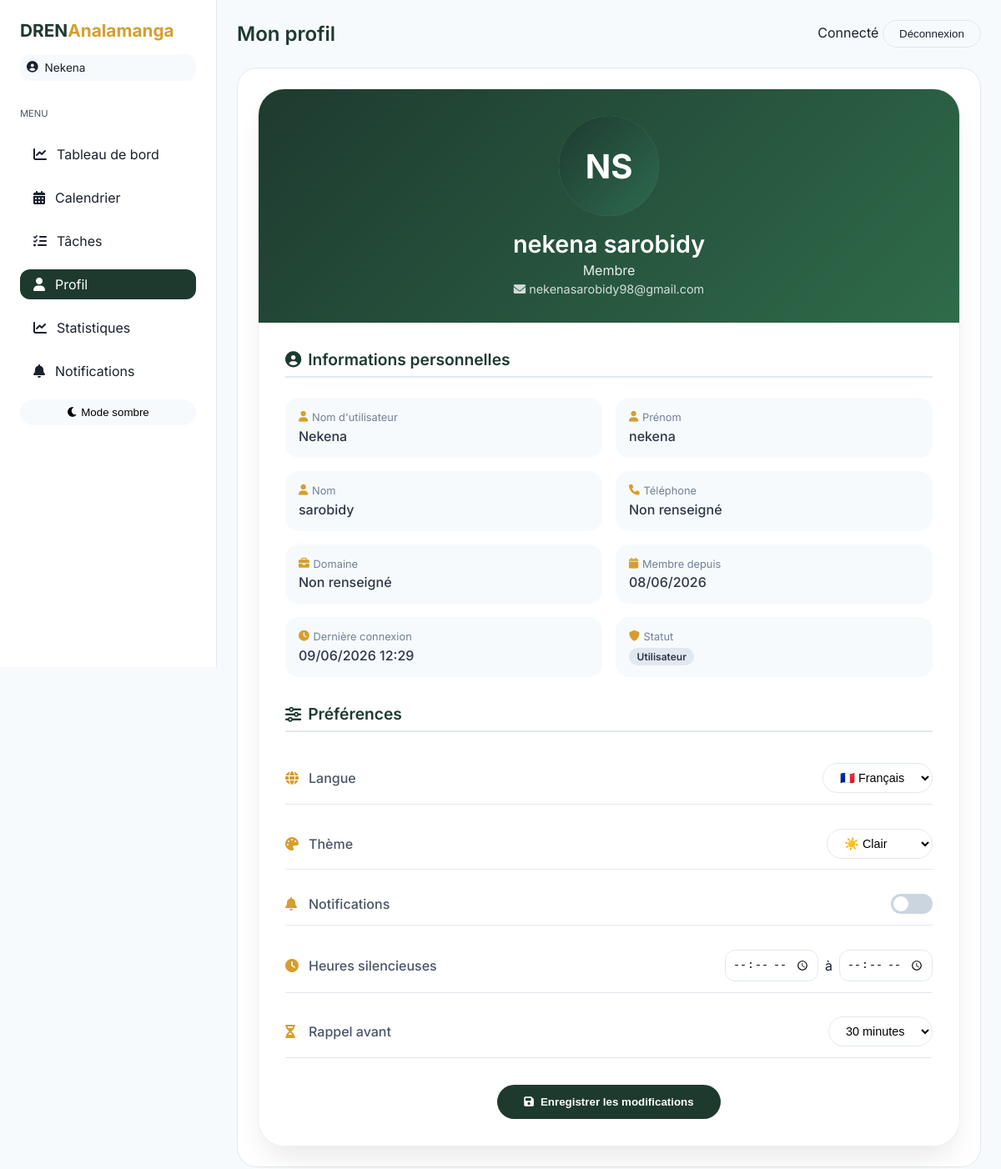
Screenshot of /profil-pro/ (signed in) with the database file from the repository.
### agenda/models.py (models this page shows, shortened)
class Utilisateur(AbstractUser):
    photo = models.ImageField(upload_to='profils/', null=True, blank=True)
    telephone = models.CharField(max_length=20, blank=True)
    domaine = models.CharField(max_length=100, blank=True, help_text="Domaine d'activité")
    date_inscription = models.DateTimeField(auto_now_add=True)
    derniere_connexion = models.DateTimeField(null=True, blank=True)
    notification_email = models.BooleanField(default=True)
    langue = models.CharField(max_length=10, choices=[('fr', 'Français'), ('en', 'Anglais')], default='fr')
    theme = models.CharField(max_length=10, choices=[('clair', 'Clair'), ('sombre', 'Sombre')], default='clair')
    date_dernier_changement_mdp = models.DateTimeField(null=True, blank=True)
    class Meta:
        verbose_name = "Utilisateur"
        verbose_name_plural = "Utilisateurs"
    photo = models.ImageField(upload_to='profils/', null=True, blank=True)

### agenda/views.py (the view)
# urls.py: path('profil-pro/', views.profil_pro, name='profil_pro'),
def profil_pro(request):
    return render(request, 'agenda/profil_pro.html', {'active_page': 'profil'})

### agenda/templates/agenda/profil_pro.html (shortened to what this page needs)
{% extends "agenda/base_pro.html" %}
{% load gravatar_tags %}
{% block page_title %}Mon profil{% endblock %}
{% block content %}
<div class="profile-container animate-profile">
    <div class="profile-card">
        <div class="profile-header">
            <div class="profile-avatar-wrapper">
                <div class="profile-avatar" id="profileAvatar" onclick="document.getElementById('photoInput').click()">
                    {% if user.photo %}
                        <img src="{{ user.photo.url }}" alt="Photo de profil">
                    {% else %}
                        <div class="initials-avatar">
                            {{ user.first_name|first|default:user.username|first|upper }}{{ user.last_name|first|upper }}
                        </div>
                    {% endif %}
                </div>
            </div>
            <div class="profile-name">{{ user.first_name }} {{ user.last_name }}</div>
            <div class="profile-role">{{ user.get_role_display|default:"Membre" }}</div>
            <div class="profile-email"><i class="fas fa-envelope"></i> {{ user.email }}</div>
        </div>
        <div class="profile-body">
            <div class="info-section">
                <h3 class="section-title"><i class="fas fa-user-circle"></i> Informations personnelles</h3>
                <div class="info-grid">
                    <div class="info-item">
                        <div class="info-label"><i class="fas fa-user"></i> Nom d'utilisateur</div>
                        <div class="info-value">{{ user.username }}</div>
                    </div>
                    <div class="info-item">
                        <div class="info-label"><i class="fas fa-user"></i> Prénom</div>
                        <div class="info-value">{{ user.first_name|default:"Non renseigné" }}</div>
                    </div>
                    <div class="info-item">
                        <div class="info-label"><i class="fas fa-user"></i> Nom</div>
                        <div class="info-value">{{ user.last_name|default:"Non renseigné" }}</div>
                    </div>
                    <div class="info-item">
                        <div class="info-label"><i class="fas fa-phone"></i> Téléphone</div>
                        <div class="info-value">{{ user.telephone|default:"Non renseigné" }}</div>
                    </div>
                    <div class="info-item">
                        <div class="info-label"><i class="fas fa-briefcase"></i> Domaine</div>
                        <div class="info-value">{{ user.domaine|default:"Non renseigné" }}</div>
                    </div>
                    <div class="info-item">
                        <div class="info-label"><i class="fas fa-calendar"></i> Membre depuis</div>
                        <div class="info-value">{{ user.date_joined|date:"d/m/Y" }}</div>
                    </div>
                    <div class="info-item">
                        <div class="info-label"><i class="fas fa-clock"></i> Dernière connexion</div>
                        <div class="info-value">{{ user.last_login|date:"d/m/Y H:i" }}</div>
                    </div>
                    <div class="info-item">
                        <div class="info-label"><i class="fas fa-shield-alt"></i> Statut</div>
                        <div class="info-value">
                            {% if user.is_superuser %}
                                <span class="badge admin">Administrateur</span>
                            {% elif user.is_staff %}
                                <span class="badge staff">Personnel</span>
                            {% else %}
                                <span class="badge user">Utilisateur</span>
                            {% endif %}
                        </div>
                    </div>
                </div>
            </div>
            <div class="info-section">
                <h3 class="section-title"><i class="fas fa-sliders-h"></i> Préférences</h3>
                <div class="preferences-grid">
                    <div class="pref-item">
                        <div class="pref-label"><i class="fas fa-globe"></i> Langue</div>
                        <div class="pref-value">
                            <select id="prefLangue" class="pref-select">
                                <option value="fr" {% if user.preferences.langue == 'fr' %}selected{% endif %}>🇫🇷 Français</option>
                            </select>
                        </div>
                    </div>
                    <div class="pref-item">
                        <div class="pref-label"><i class="fas fa-palette"></i> Thème</div>
                        <div class="pref-value">
                            <select id="prefTheme" class="pref-select">
                                <option value="clair" {% if user.preferences.theme == 'clair' %}selected{% endif %}>☀️ Clair</option>
                            </select>
                        </div>
                    </div>
                    <div class="pref-item">
                        <div class="pref-label"><i class="fas fa-bell"></i> Notifications</div>
                        <div class="pref-value">
                            <label class="switch">
                                <span class="slider"></span>
                            </label>
                        </div>
                    </div>
                    <div class="pref-item">
                        <div class="pref-label"><i class="fas fa-clock"></i> Heures silencieuses</div>
                        <div class="pref-value time-range">
                            <input type="time" id="prefHeureDebut" class="time-input" value="{{ user.preferences.heure_debut_silence|time:'H:i' }}">
                            <span>à</span>
                            <input type="time" id="prefHeureFin" class="time-input" value="{{ user.preferences.heure_fin_silence|time:'H:i' }}">
                        </div>
                    </div>
                    <div class="pref-item">
                        <div class="pref-label"><i class="fas fa-hourglass-half"></i> Rappel avant</div>
                        <div class="pref-value">
                            <select id="prefRappel" class="pref-select">
                                <option value="30" {% if user.preferences.notification_avant_evenement == 30 %}selected{% endif %}>30 minutes</option>
                            </select>
                        </div>
                    </div>
                </div>
            </div>
            <div class="profile-actions">
                <button class="btn-save" onclick="savePreferences()">
                    <i class="fas fa-save"></i> Enregistrer les modifications
                </button>
            </div>
        </div>
    </div>
</div>
{% endblock %}

### agenda/templates/agenda/base_pro.html (shortened to what this page needs)
<!DOCTYPE html>
<html lang="fr">
<head>
    {% load static %}
    <link rel="stylesheet" href="https://cdnjs.cloudflare.com/ajax/libs/font-awesome/6.0.0/css/all.min.css">
</head>
<body>
    <div class="app">
        <aside class="sidebar">
            <div class="sidebar-header">
                <div class="logo">DREN<span>Analamanga</span></div>
                <div class="user-info-sidebar">
                    <i class="fas fa-user-circle"></i>
                    <span>{{ user.username }}</span>
                </div>
            </div>
            <nav class="nav">
                <div class="nav-section-title">Menu</div>
                <a href="{% url 'accueil_pro' %}" class="nav-item {% if active_page == 'accueil' %}active{% endif %}"><i class="fas fa-chart-line"></i> Tableau de bord</a>
                <a href="{% url 'calendrier_pro' %}" class="nav-item {% if active_page == 'calendrier' %}active{% endif %}"><i class="fas fa-calendar-alt"></i> Calendrier</a>
                <a href="{% url 'taches_pro' %}" class="nav-item {% if active_page == 'taches' %}active{% endif %}"><i class="fas fa-tasks"></i> Tâches</a>
                <a href="{% url 'profil_pro' %}" class="nav-item {% if active_page == 'profil' %}active{% endif %}"><i class="fas fa-user"></i> Profil</a>
                <a href="{% url 'statistiques_pro' %}" class="nav-item">
                    <i class="fas fa-chart-line"></i> Statistiques
                </a>
                <a href="{% url 'notifications_pro' %}" class="nav-item {% if active_page == 'notifications' %}active{% endif %}"><i class="fas fa-bell"></i> Notifications</a>
            </nav>
            <button id="themeToggle" class="theme-btn"><i class="fas fa-moon"></i> Mode sombre</button>
        </aside>
        <main class="main">
            <div class="header">
                <h1 class="page-title">{% block page_title %}{% endblock %}</h1>
                <div class="user-menu">
                    <span id="userStatus" class="user-info">Chargement...</span>
                </div>
            </div>
            <div class="content">{% block content %}{% endblock %}</div>
        </main>
    </div>
</body>
</html>

### agenda/templates/agenda/base_pro.html (style rules this page uses)
:root { --bg-page: #F7FAFC; --bg-card: #FFFFFF; --text-main: #1A202C; --text-muted: #4A5568; --border: #E2E8F0; --primary: #1E3A2F; --primary-hover: #2F6B4A; --accent: #D69E2E; }
* { margin: 0; padding: 0; box-sizing: border-box; }
body { font-family: 'Inter', sans-serif; background: var(--bg-page); color: var(--text-main); transition: background 0.3s, color 0.3s; }
.app { display: flex; min-height: 100vh; }
.sidebar { width: 260px; background: var(--bg-card); border-right: 1px solid var(--border); padding: 1.5rem; position: fixed; height: 100vh; overflow-y: auto; }
.sidebar-header { margin-bottom: 1rem; }
.logo { font-size: 1.3rem; font-weight: 700; color: var(--primary); margin-bottom: 1rem; }
.logo span { color: var(--accent); }
.user-info-sidebar { display: flex; align-items: center; gap: 0.5rem; font-size: 0.85rem; background: var(--bg-page); padding: 0.5rem; border-radius: 12px; }
.nav { display: flex; flex-direction: column; gap: 1rem; }
.nav-section-title { font-size: 0.7rem; text-transform: uppercase; color: var(--text-muted); margin: 1rem 0 0.5rem 0; }
.nav-item { display: flex; align-items: center; gap: 0.75rem; padding: 0.5rem 1rem; border-radius: 12px; color: var(--text-main); text-decoration: none; transition: all 0.2s; }
.nav-item.active { background: var(--primary); color: white; }
.main { flex: 1; margin-left: 260px; padding: 1.5rem; }
.header { display: flex; justify-content: space-between; align-items: center; margin-bottom: 1.5rem; }
.page-title { font-size: 1.5rem; font-weight: 600; color: var(--primary); }
.content { background: var(--bg-card); border-radius: 24px; padding: 1.5rem; border: 1px solid var(--border); }
.theme-btn { width: 100%; margin-top: 1rem; padding: 0.5rem; background: var(--bg-page); border: none; border-radius: 40px; cursor: pointer; transition: 0.4s; }

### rows the page displays
Utilisateur: username "Nekena", first_name|first "N", last_name|first "S", first_name "nekena", last_name "sarobidy", email "nekenasarobidy98@gmail.com", telephone "Non renseigné", domaine "Non renseigné", date_joined "08/06/2026", last_login "09/06/2026 12:29", id "🇫🇷 Français", value "☀️ Clair", value "30 minutes"

### other values shown
{{ user.get_role_display|default:"Membre" }} "Membre"
